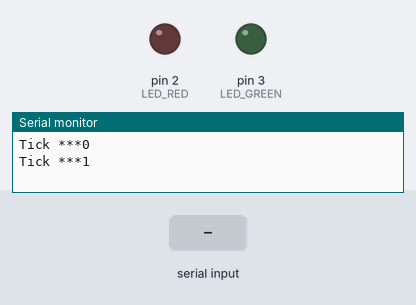
A sketch run on a simulated Arduino Uno, built with avr-gcc and run on an emulated ATmega328P. On the bench: output pins drawn as LEDs (lit = HIGH), the last lines printed to the serial monitor. The inputs (shaded band) are chosen by the test bench.

Above: at 1.2 s.
1.3 s: "1\n" received over Serial
At 2.7 s:
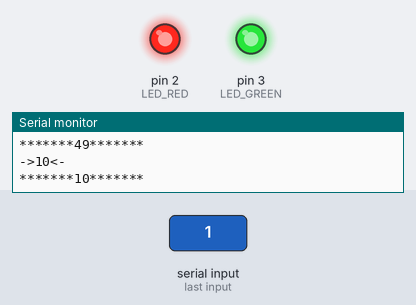
3.5 s: byte 2 (0x02) received over Serial
At 4.3 s:
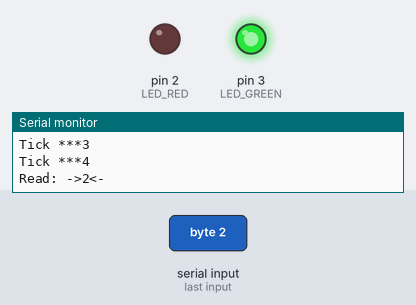
5.5 s: "0\n" received over Serial
At 7.0 s:
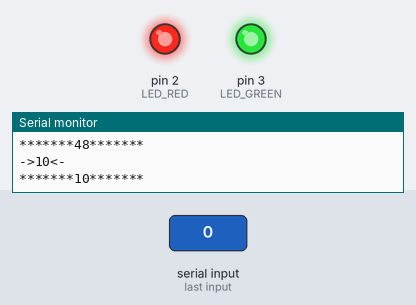
Timing chart, 0 to 8.5 s (numbered marks = the images above; inputs shaded):
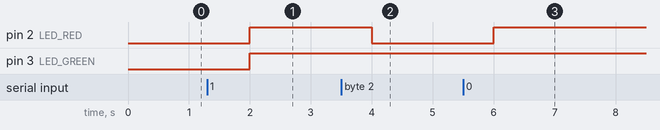

The sketch:

serial_test.ino
```cpp
// (licence header left out)
// Sample Arduino sketch for use with usb-serial-for-android.
// Prints an ever-increasing counter, and writes back anything
// it receives.

#define LED_RED 2
#define LED_GREEN 3

static int counter = 0;
void setup() {
  pinMode(LED_RED, OUTPUT);
  pinMode(LED_GREEN, OUTPUT);
  Serial.begin(115200);
}

void loop() {
  Serial.print("Tick ***");
  Serial.print(counter++, DEC);
  Serial.print("\n");

/**
  if (Serial.peek() != -1) {
    Serial.print("Read: ");
    do {
      Serial.print((char) Serial.read());
    } while (Serial.peek() != -1);
    Serial.print("\n");
  }


  // --- test start @tapioka
  char command = 0;
  if (Serial.peek() != -1) {
    do {
      command = (char) Serial.read();
      if (command == 99 || command == 54) {
        digitalWrite(LED_RED, HIGH);
        digitalWrite(LED_GREEN, LOW);
      } else if (command == 100) {
        digitalWrite(LED_RED, LOW);
        digitalWrite(LED_GREEN, HIGH);
      }
    } while (Serial.peek() != -1);
  }
  // --- test end @tapioka
*/

  char command = 0;
  if (Serial.peek() != -1) {
    Serial.print("Read: ");
    do {
      command = (byte) Serial.read();
      Serial.print("->");
      Serial.print(byte(command));
      Serial.print("<-\n");
      if (command == (byte)0x01) {
        digitalWrite(LED_RED, HIGH);
        digitalWrite(LED_GREEN, LOW);
      } else if (command == 0x02) {
        digitalWrite(LED_RED, LOW);
        digitalWrite(LED_GREEN, HIGH);
      } else {
        digitalWrite(LED_RED, HIGH);
        digitalWrite(LED_GREEN, HIGH);
      Serial.print("*******");
      Serial.print(byte(command));
      Serial.print("*******\n");
      }
    } while (Serial.peek() != -1);
    Serial.print("\n");
  }


  delay(1000);

}
```

Measured:
- after the input at 1.3 s, pin 2 (LED_RED), pin 3 (LED_GREEN): LOW → HIGH after 0.70 s
- after the input at 3.5 s, pin 2 (LED_RED): HIGH → LOW after 0.50 s
- after the input at 5.5 s, pin 2 (LED_RED): LOW → HIGH after 0.50 s
